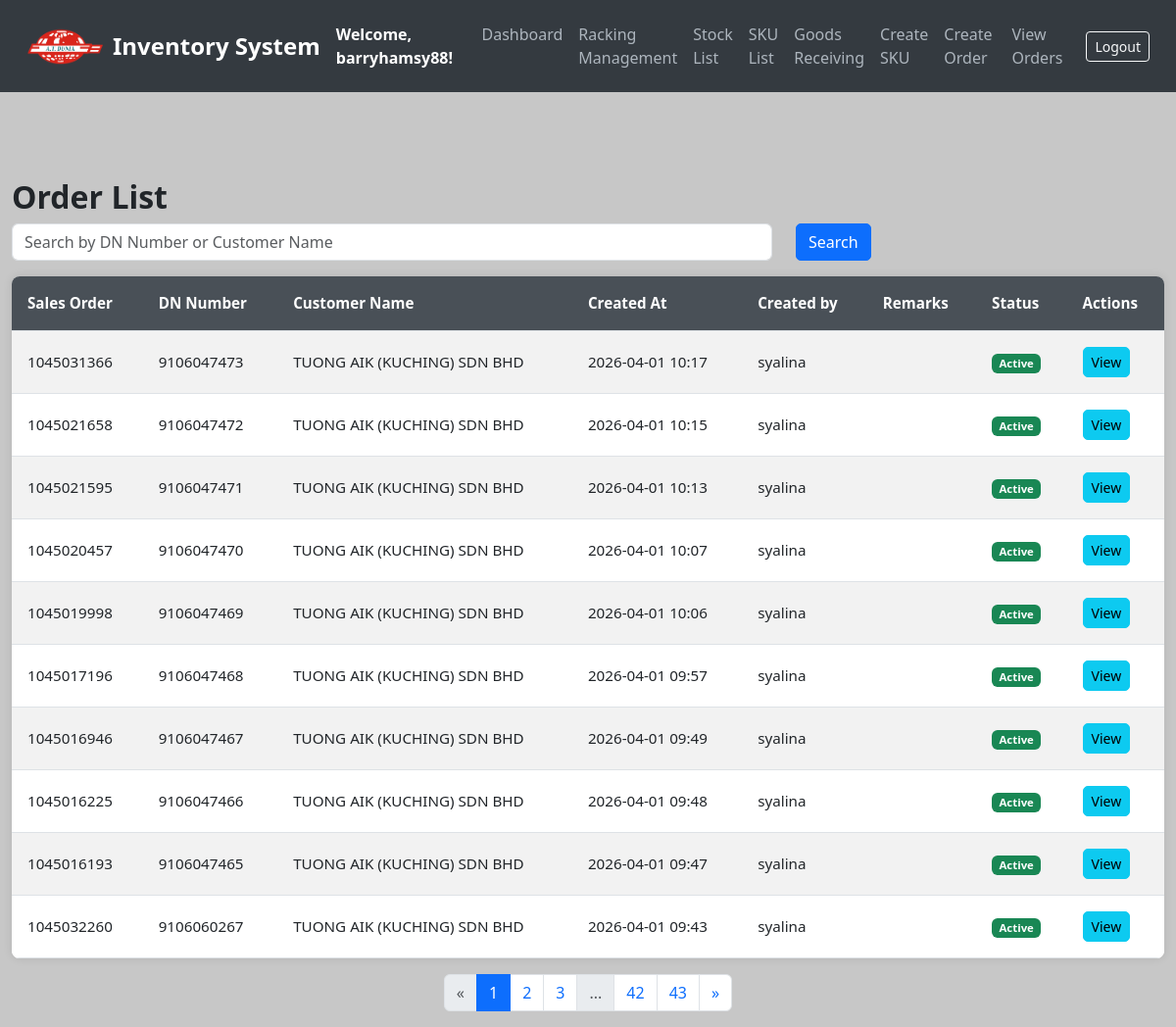
/orders (signed in), run on an earlier commit of the app's database.
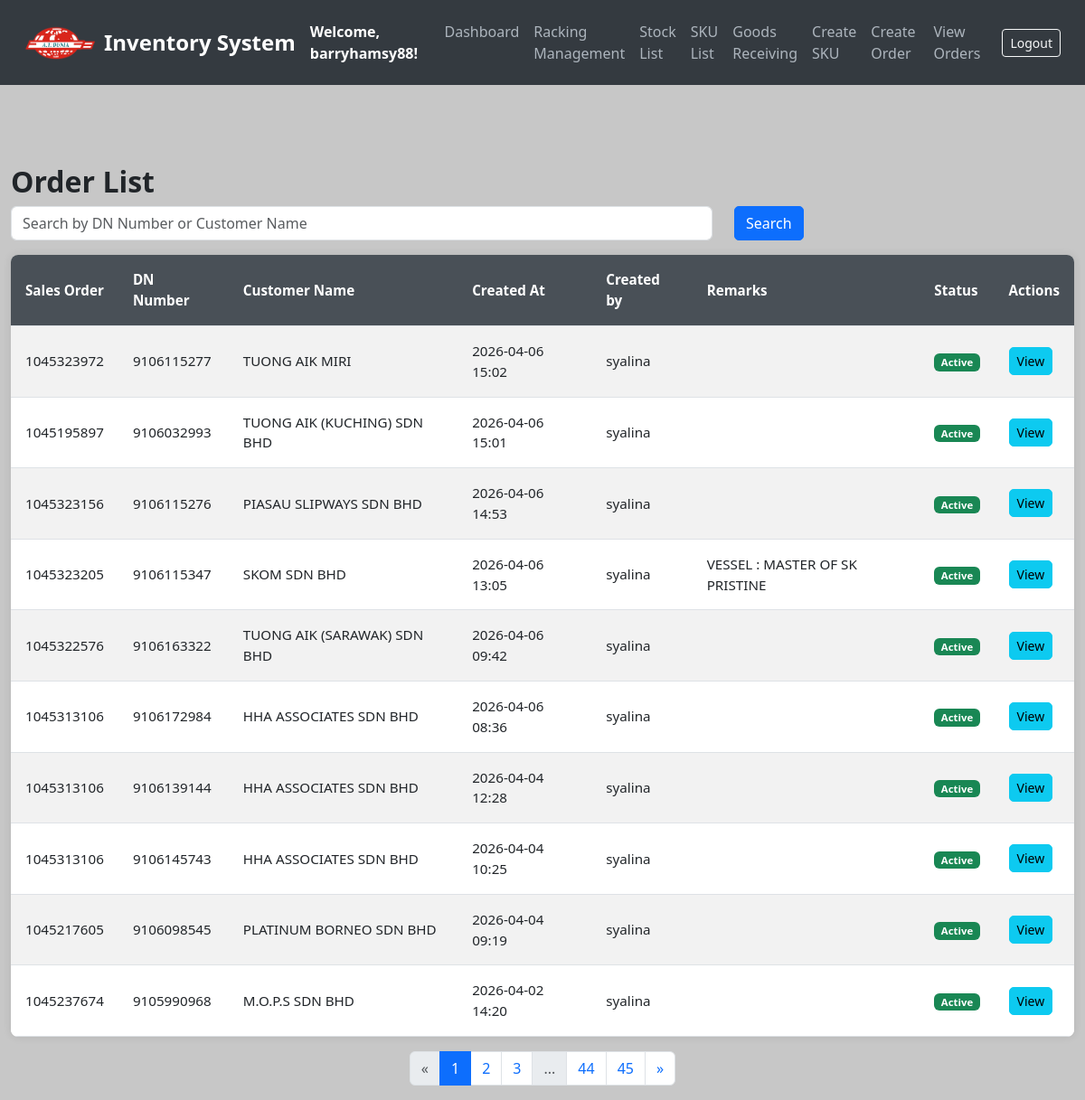
And on a later commit of the database.
### models.py (models this page shows, shortened)
class Order(db.Model):
    __tablename__ = 'orders'
    id = db.Column(db.Integer, primary_key=True)
    dn_number = db.Column(db.String(50), unique=True, nullable=False)  # Add DN number field
    created_at = db.Column(db.DateTime, default=get_local_time)
    customer_name = db.Column(db.String(100), nullable=False)
    address = db.Column(db.String(255), nullable=False)
    sales_order = db.Column(db.String(255), nullable=False)
    remarks = db.Column(db.String(255), nullable=True)
    status = db.Column(db.String(20), default='active')
    created_by = db.Column(db.String(255), nullable=True)
    last_updated_by = db.Column(db.String(255), nullable=True)  # Add this line
    items = db.relationship('OrderItem', backref='order', cascade='all, delete-orphan', lazy=True)

### app.py (the view)
@app.route('/orders')
@login_required
def list_orders():
    search = request.args.get('search', '')
    page = request.args.get('page', 1, type=int)
    query = Order.query.filter(
        Order.dn_number.like(f"%{search}%") |
        Order.customer_name.like(f"%{search}%") |
        Order.sales_order.like(f"%{search}%")  # ← ADDED THIS!
    ).order_by(Order.created_at.desc())  # Sort by most recent orders
    pagination = query.paginate(page=page, per_page=10, error_out=False)
    return render_template('list_orders.html', orders=pagination.items, pagination=pagination, search=search)

### app.py (called while the page is built)
@login_manager.user_loader
def load_user(user_id):
    return db.session.get(User, int(user_id))

### templates/list_orders.html (shortened to what the changed rows need)
<!DOCTYPE html>
<html lang="en">
<head>
    <link href="https://cdn.jsdelivr.net/npm/bootstrap@5.3.0/dist/css/bootstrap.min.css" rel="stylesheet">
</head>
<body>
<div class="container mt-5">
    <h2>Order List</h2>
    <table class="table table-striped">
        <thead>
            <tr>
                <th>Sales Order</th>
                <th>DN Number</th>
                <th>Customer Name</th>
                <th>Created At</th>
                <th>Created by</th>
                <th>Remarks</th>
                <th>Status</th>
                <th>Actions</th>
            </tr>
        </thead>
        <tbody>
            {% for order in orders %}
            <tr>
                <td>{{ order.sales_order }}</td>
                <td>{{ order.dn_number }}</td>
                <td>{{ order.customer_name }}</td>
                <td>{{ order.created_at.strftime('%Y-%m-%d %H:%M') }}</td>
                <td>{{ order.created_by }}</td>
                <td>{{ order.remarks }}</td>
<td>
    {% if order.status == 'cancelled' %}
        <span class="badge bg-danger">Cancelled</span>
    {% elif order.status == 'completed' %}
        <span class="badge bg-primary">Completed</span>
    {% else %}
        <span class="badge bg-success">Active</span>
    {% endif %}
</td>
                <td>
                    <a href="{{ url_for('view_order', order_id=order.id) }}" class="btn btn-info btn-sm">View</a>
                </td>
            </tr>
            {% endfor %}
        </tbody>
    </table>
    <div class="d-flex justify-content-center">
        <nav aria-label="Page navigation">
            <ul class="pagination">
                {% for page_num in pagination.iter_pages(left_edge=2, right_edge=2, left_current=2, right_current=2) %}
                {% if page_num %}
                    {% if page_num == pagination.page %}
                    <li class="page-item active"><span class="page-link">{{ page_num }}</span></li>
                    {% else %}
                    <li class="page-item"><a class="page-link" href="{{ url_for('list_orders', page=page_num, search=search) }}">{{ page_num }}</a></li>
                    {% endif %}
                {% else %}
                <li class="page-item disabled"><span class="page-link">...</span></li>
                {% endif %}
                {% endfor %}
            </ul>
        </nav>
    </div>
</div>
</body>
</html>

What changed in the data, as far as the page shows it:
no longer on this page (row unchanged): Order: sales_order "1045031366", dn_number "9106047473", customer_name "TUONG AIK (KUCHING) SDN BHD", created_at "2026-04-01 10:17", created_by "syalina", status "Active"
no longer on this page (row unchanged): Order: sales_order "1045021658", dn_number "9106047472", customer_name "TUONG AIK (KUCHING) SDN BHD", created_at "2026-04-01 10:15", created_by "syalina", status "Active"
no longer on this page (row unchanged): Order: sales_order "1045021595", dn_number "9106047471", customer_name "TUONG AIK (KUCHING) SDN BHD", created_at "2026-04-01 10:13", created_by "syalina", status "Active"
no longer on this page (row unchanged): Order: sales_order "1045020457", dn_number "9106047470", customer_name "TUONG AIK (KUCHING) SDN BHD", created_at "2026-04-01 10:07", created_by "syalina", status "Active"
no longer on this page (row unchanged): Order: sales_order "1045019998", dn_number "9106047469", customer_name "TUONG AIK (KUCHING) SDN BHD", created_at "2026-04-01 10:06", created_by "syalina", status "Active"
no longer on this page (row unchanged): Order: sales_order "1045017196", dn_number "9106047468", customer_name "TUONG AIK (KUCHING) SDN BHD", created_at "2026-04-01 09:57", created_by "syalina", status "Active"
no longer on this page (row unchanged): Order: sales_order "1045016946", dn_number "9106047467", customer_name "TUONG AIK (KUCHING) SDN BHD", created_at "2026-04-01 09:49", created_by "syalina", status "Active"
no longer on this page (row unchanged): Order: sales_order "1045016225", dn_number "9106047466", customer_name "TUONG AIK (KUCHING) SDN BHD", created_at "2026-04-01 09:48", created_by "syalina", status "Active"
no longer on this page (row unchanged): Order: sales_order "1045016193", dn_number "9106047465", customer_name "TUONG AIK (KUCHING) SDN BHD", created_at "2026-04-01 09:47", created_by "syalina", status "Active"
no longer on this page (row unchanged): Order: sales_order "1045032260", dn_number "9106060267", customer_name "TUONG AIK (KUCHING) SDN BHD", created_at "2026-04-01 09:43", created_by "syalina", status "Active"
added Order: sales_order "1045323972", dn_number "9106115277", customer_name "TUONG AIK MIRI", created_at "2026-04-06 15:02", created_by "syalina", status "Active"
added Order: sales_order "1045195897", dn_number "9106032993", customer_name "TUONG AIK (KUCHING) SDN BHD", created_at "2026-04-06 15:01", created_by "syalina", status "Active"
added Order: sales_order "1045323156", dn_number "9106115276", customer_name "PIASAU SLIPWAYS SDN BHD", created_at "2026-04-06 14:53", created_by "syalina", status "Active"
added Order: sales_order "1045323205", dn_number "9106115347", customer_name "SKOM SDN BHD", created_at "2026-04-06 13:05", created_by "syalina", remarks "VESSEL : MASTER OF SK PRISTINE", status "Active"
added Order: sales_order "1045322576", dn_number "9106163322", customer_name "TUONG AIK (SARAWAK) SDN BHD", created_at "2026-04-06 09:42", created_by "syalina", status "Active"
added Order: sales_order "1045313106", dn_number "9106172984", customer_name "HHA ASSOCIATES SDN BHD", created_at "2026-04-06 08:36", created_by "syalina", status "Active"
added Order: sales_order "1045313106", dn_number "9106139144", customer_name "HHA ASSOCIATES SDN BHD", created_at "2026-04-04 12:28", created_by "syalina", status "Active"
added Order: sales_order "1045313106", dn_number "9106145743", customer_name "HHA ASSOCIATES SDN BHD", created_at "2026-04-04 10:25", created_by "syalina", status "Active"
added Order: sales_order "1045217605", dn_number "9106098545", customer_name "PLATINUM BORNEO SDN BHD", created_at "2026-04-04 09:19", created_by "syalina", status "Active"
added Order: sales_order "1045237674", dn_number "9105990968", customer_name "M.O.P.S SDN BHD", created_at "2026-04-02 14:20", created_by "syalina", status "Active"
Also different on the page:
new list line: "44"
new list line: "45"
list line gone: "42"
list line gone: "43"
